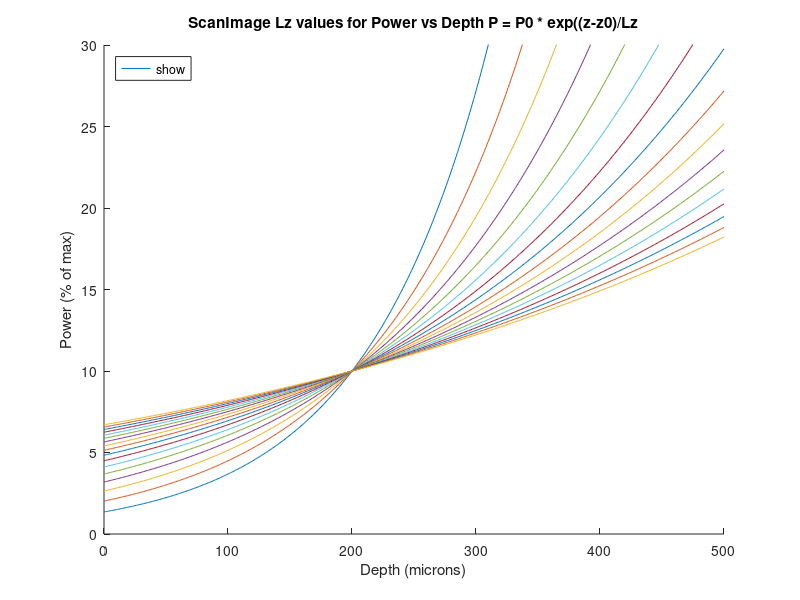

Write the MATLAB code that produced this figure.
%% P/z

P0 = 10.0;
z0 = 200;
z = [0:500];

Lz = [100:25:500];

figure;

for i=1:length(Lz)
    hold on;
    
    P = P0 * exp((z-z0)/Lz(i));
    plot(z, P, 'DisplayName', ['Lz=' num2str(Lz(i))]);
end
legend('show', 'Location', 'northwest');
xlabel('Depth (microns)');
ylabel('Power (% of max)');
ylim([0 30]);
title('ScanImage Lz values for Power vs Depth P = P0 * exp((z-z0)/Lz');